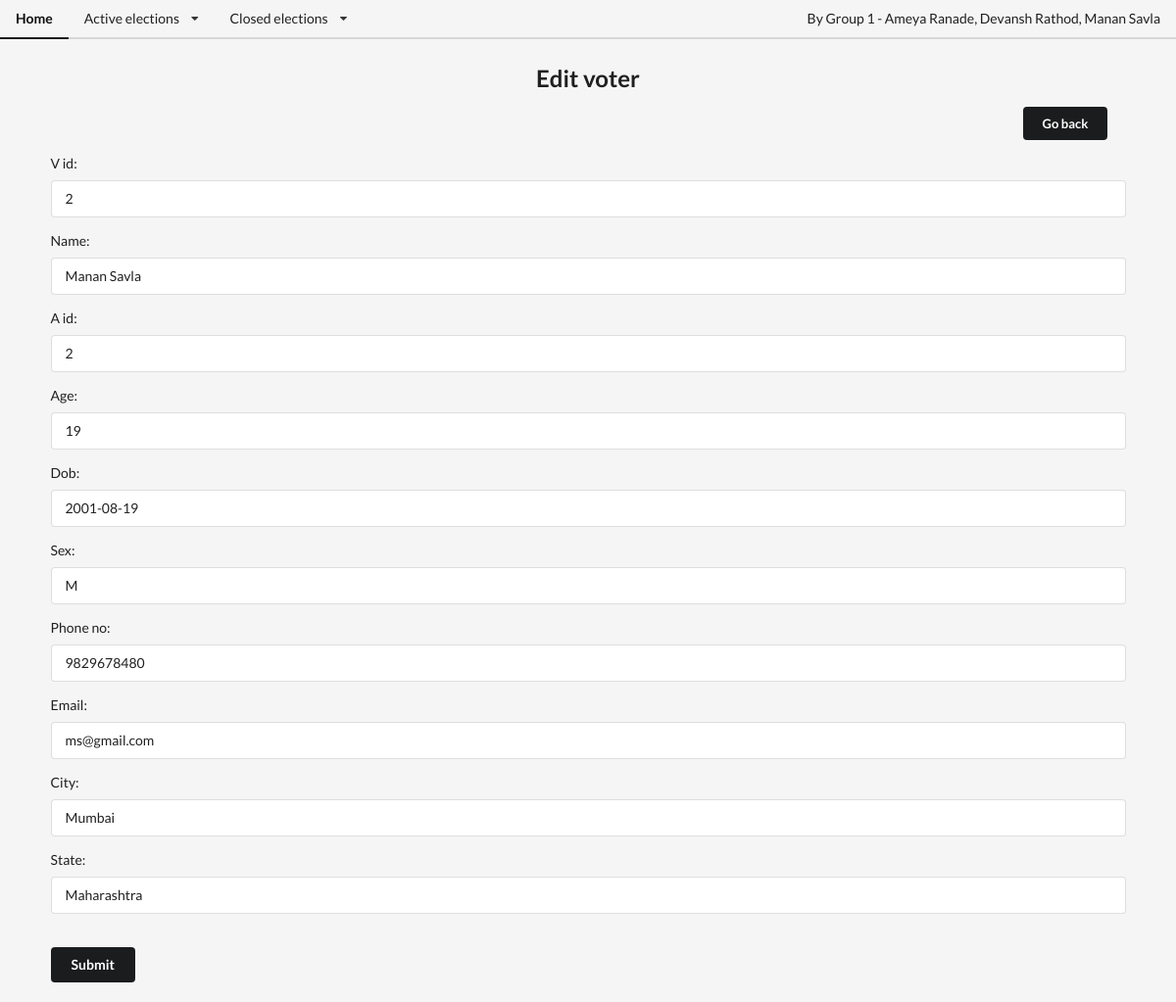
The app's page /voter/edit/2/ with its own data.
### Election/models.py (models this page shows, shortened)
class Voter(models.Model):
    v_id = models.IntegerField(primary_key = True)
    name = models.CharField(max_length = 20, blank=True)
    a_id = models.IntegerField()
    age = models.IntegerField()
    dob = models.DateField()
    sex = models.CharField(max_length = 1)
    phone_no = models.CharField(max_length = 10)
    email = models.EmailField(max_length=25)
    city = models.CharField(max_length = 20, blank=True)
    state = models.CharField(max_length = 20, blank=True)

### Election/views.py (the view)
# urls.py: path('voter/edit/<int:pk>/', EditVoterView.as_view(), name = 'update_voter'),
class EditVoterView(UpdateView):
	model = Voter
	template_name = 'edit_voter.html'
	fields = "__all__"
	success_url = reverse_lazy('index')
	def get_context_data(self, *args, **kwargs):
		voters = Voter.objects.all()
		context = super(EditVoterView, self).get_context_data(*args, **kwargs)
		context["voters"] = voters
		return context

### Election/templates/edit_voter.html (shortened to what this page needs)
{% extends 'base.html' %}
{% block content %}
<h2 style="text-align: center;">Edit voter</h2>
<button class="ui small secondary button" style="margin-left: 87%;"><a href="/voter/details" style="color: white;"> Go back </a></button>
    <div class="ui container">
        <form class="ui form" method="POST" style="width: 100%;">
            {{form.as_p}}
            <br>
            <button class="ui secondary button"> Submit </button>
        </form>
    </div>
    <br>
{% endblock %}

### Election/templates/base.html (style rules this page uses)
body { background-color: whitesmoke; }

### records on screen
Voter: v_id "2", name "Manan Savla", a_id "2", age "19", dob "2001-08-19", sex "M", phone_no "9829678480", email "ms@gmail.com", city "Mumbai", state "Maharashtra"
